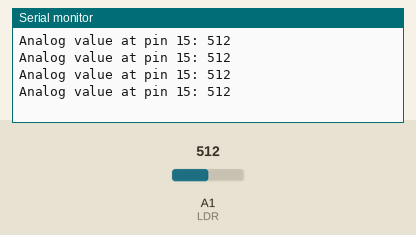
Bench run of a sketch on a simulated Arduino Uno, built with avr-gcc and run on an emulated ATmega328P. Shown: the last lines printed to the serial monitor. The test bench sets the inputs (shaded band); at power-on: A1 (LDR) = 512.

Above: at 1.2 s.
1.3 s: A1 (LDR) set to 716
At 1.71 s:
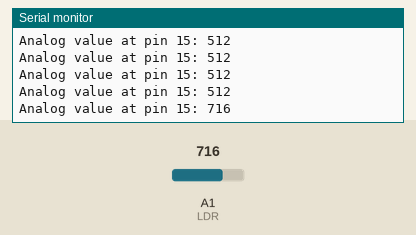
2.8 s: A1 (LDR) set to 900
At 2.91 s:
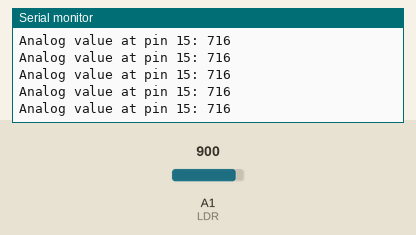
Timing chart, 0 to 5.8 s (numbered marks = the images above; inputs shaded):
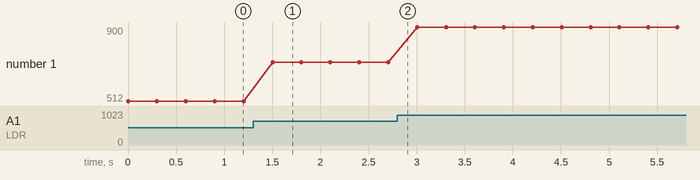

The sketch:

4_0_LDR_serailprint.ino
```cpp
const int LDR = 15;

int analogValue;

void setup() {
  Serial.begin(9600);

  pinMode(LDR, INPUT);
}

void loop() {

  int analogValue = analogRead(LDR);

  Serial.print("Analog value at pin 15: ");
  Serial.println(analogValue);

  delay(300);
}
```

Measured:
- after the input at 1.3 s, the serial monitor: prints a new line after 0.20 s (image 1)
- plotted number 1: 512 → 716 after the input at 1.3 s, 716 → 900 after the input at 2.8 s
